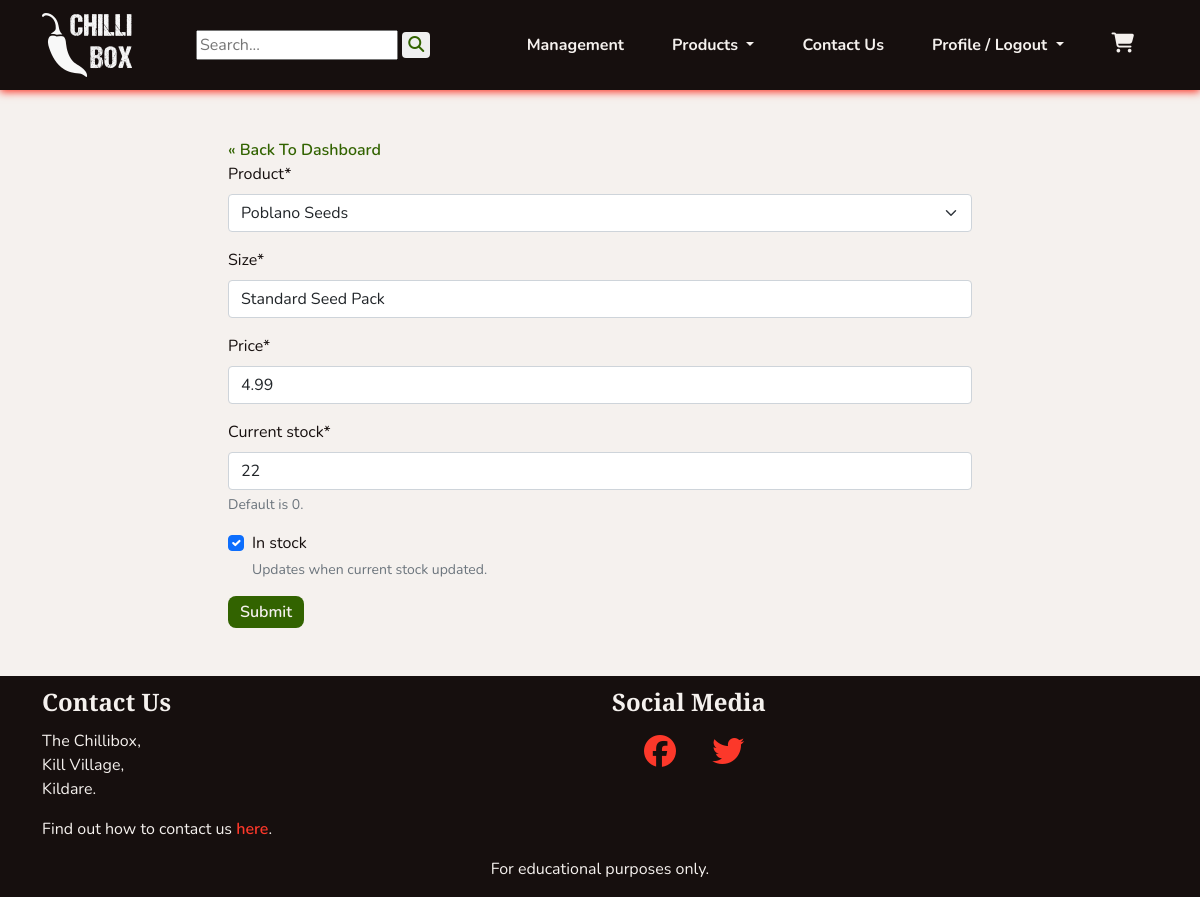
The page /management/edit_variant/2 (signed in) on the database as committed earlier.
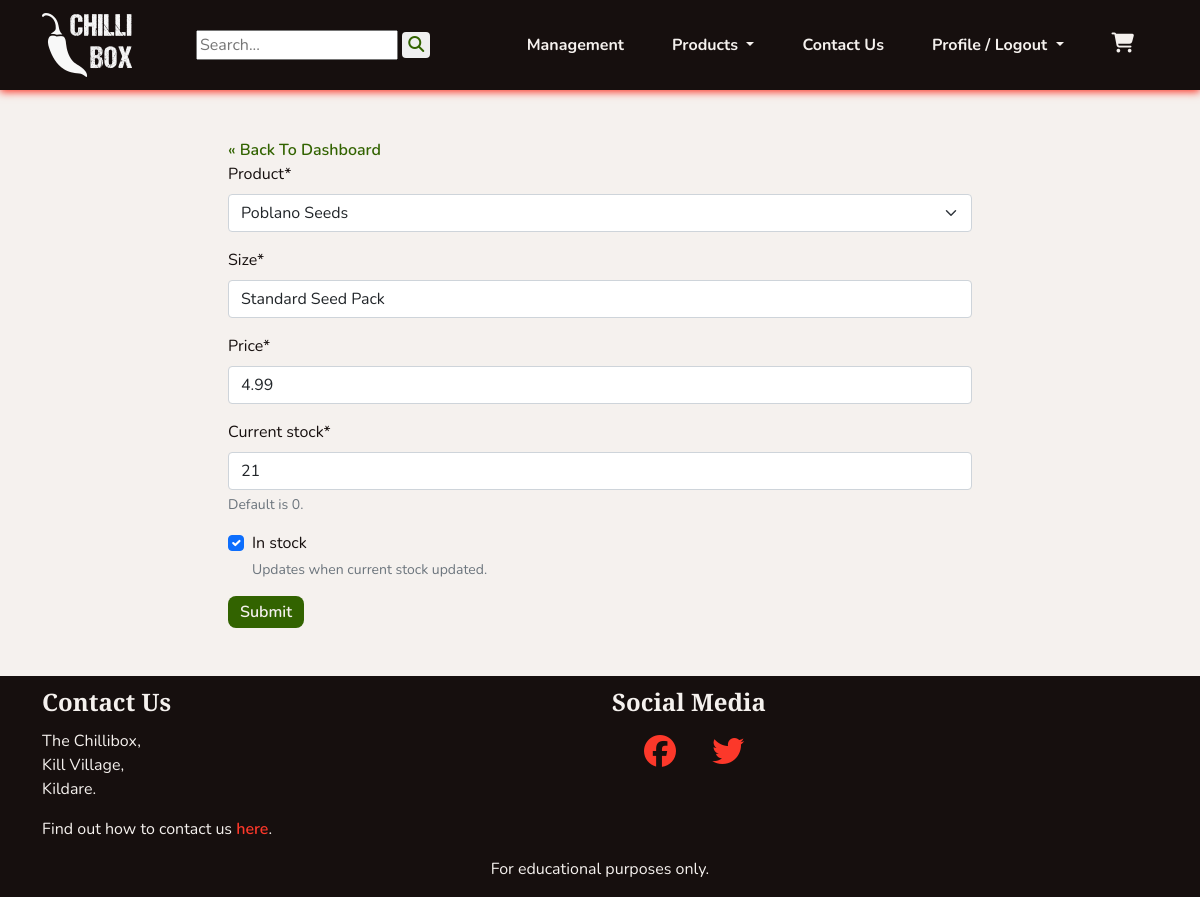
The same page on the database as committed later.
### products/models.py (models this page shows, shortened)
class Variant(models.Model):
    product = models.ForeignKey(Product, on_delete=models.CASCADE, related_name='variants')
    size = models.CharField(max_length=80)
    price = models.DecimalField(max_digits=5, decimal_places=2)
    current_stock = models.PositiveIntegerField(default=0,
                                                help_text='Default is 0.')
    in_stock = models.BooleanField(default=False,
                                   help_text='Updates when current stock \
                                   updated.')
    class Meta:
        verbose_name_plural = 'Variants'

### management/views.py (the view)
# urls.py: path('edit_variant/<pk>', views.EditVariant.as_view(),
class EditVariant(StaffRequiredMixin, SuccessMessageMixin, UpdateView):
    model = Variant
    fields = '__all__'
    template_name = 'management/dashboard_form.html'
    success_url = '/management/'
    success_message = '%(size)s was updated'

### cart/contexts.py (called while the page is built, shortened)
def cart_contents(request):
    cart_items = []
    total = 0
    product_count = 0
    cart = request.session.get('cart', {})
    if total < settings.FREE_DELIVERY_THRESHOLD:
        delivery = Decimal(settings.STANDARD_DELIVERY_COST)
        free_delivery_delta = settings.FREE_DELIVERY_THRESHOLD - total
    else:
        delivery = 0
        free_delivery_delta = 0
    grand_total = delivery + total
    context = {
        'cart_items': cart_items,
        'total': total,
        'product_count': product_count,
        'delivery': delivery,
        'free_delivery_delta': free_delivery_delta,
        'free_delivery_threshold': settings.FREE_DELIVERY_THRESHOLD,
        'grand_total': grand_total,
    }
    return context

### management/mixins.py (called while the page is built)
    def test_func(self):
        return self.request.user.is_staff

### products/models.py (called while the page is built)
    def __str__(self):
        return self.name

### management/templates/management/dashboard_form.html (shortened to what this page needs)
{% extends 'base.html' %}
{% load crispy_forms_tags %}
{% load cloudinary %}
{% block content %}
<section class="container-md">
    <div class="col-md-8 mx-auto">
        <a class="chilli-link" href="{% url 'management:dashboard' %}">&laquo; Back To Dashboard</a>
        <form enctype="multipart/form-data" method="POST">
            {{ form|crispy}}
            <button class="chilli-btn chilli-go" type="submit">Submit</button>
        </form>
    </div>
</section>
{% endblock %}

Rows that differ between the two databases and show on the page:
changed Variant "Poblano Seeds": current_stock "22" → "21"
